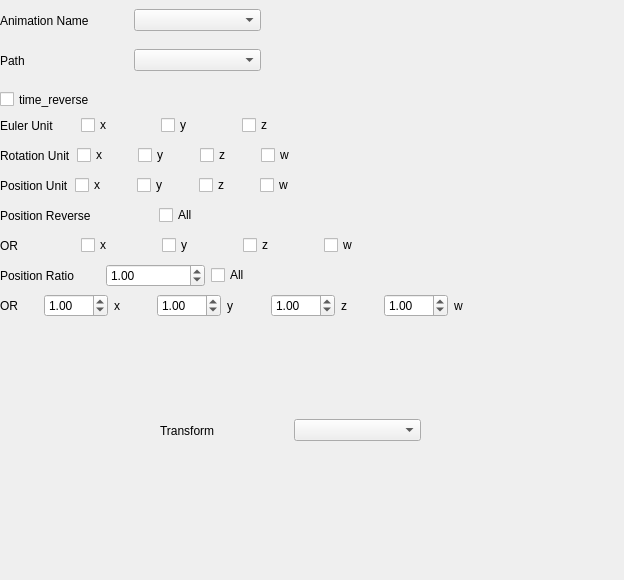
<?xml version="1.0" encoding="UTF-8"?>
<ui version="4.0">
 <class>Form</class>
 <widget class="QWidget" name="Form">
  <property name="geometry">
   <rect>
    <x>0</x>
    <y>0</y>
    <width>624</width>
    <height>580</height>
   </rect>
  </property>
  <property name="windowTitle">
   <string>Form</string>
  </property>
  <widget class="QWidget" name="control_widget" native="true">
   <property name="geometry">
    <rect>
     <x>0</x>
     <y>0</y>
     <width>541</width>
     <height>581</height>
    </rect>
   </property>
   <widget class="QWidget" name="horizontalLayoutWidget">
    <property name="geometry">
     <rect>
      <x>0</x>
      <y>0</y>
      <width>261</width>
      <height>41</height>
     </rect>
    </property>
    <layout class="QHBoxLayout" name="animation_name_layout">
     <item>
      <widget class="QLabel" name="label">
       <property name="text">
        <string>Animation Name</string>
       </property>
      </widget>
     </item>
     <item>
      <widget class="QComboBox" name="animation_name_combo"/>
     </item>
    </layout>
   </widget>
   <widget class="QWidget" name="horizontalLayoutWidget_2">
    <property name="geometry">
     <rect>
      <x>0</x>
      <y>40</y>
      <width>261</width>
      <height>41</height>
     </rect>
    </property>
    <layout class="QHBoxLayout" name="path_layout">
     <item>
      <widget class="QLabel" name="label_2">
       <property name="text">
        <string>Path</string>
       </property>
      </widget>
     </item>
     <item>
      <widget class="QComboBox" name="path_combo"/>
     </item>
    </layout>
   </widget>
   <widget class="QCheckBox" name="time_reverse_check">
    <property name="geometry">
     <rect>
      <x>0</x>
      <y>90</y>
      <width>261</width>
      <height>19</height>
     </rect>
    </property>
    <property name="text">
     <string>time_reverse</string>
    </property>
   </widget>
   <widget class="QWidget" name="horizontalLayoutWidget_3">
    <property name="geometry">
     <rect>
      <x>0</x>
      <y>110</y>
      <width>316</width>
      <height>31</height>
     </rect>
    </property>
    <layout class="QHBoxLayout" name="e_u_layout">
     <item>
      <widget class="QLabel" name="label_3">
       <property name="text">
        <string>Euler Unit</string>
       </property>
      </widget>
     </item>
     <item>
      <widget class="QCheckBox" name="e_u_x_check">
       <property name="text">
        <string>x</string>
       </property>
      </widget>
     </item>
     <item>
      <widget class="QCheckBox" name="e_u_y_check">
       <property name="text">
        <string>y</string>
       </property>
      </widget>
     </item>
     <item>
      <widget class="QCheckBox" name="e_u_z_check">
       <property name="text">
        <string>z</string>
       </property>
      </widget>
     </item>
    </layout>
   </widget>
   <widget class="QWidget" name="horizontalLayoutWidget_4">
    <property name="geometry">
     <rect>
      <x>0</x>
      <y>140</y>
      <width>316</width>
      <height>31</height>
     </rect>
    </property>
    <layout class="QHBoxLayout" name="r_u_layout">
     <item>
      <widget class="QLabel" name="label_4">
       <property name="text">
        <string>Rotation Unit</string>
       </property>
      </widget>
     </item>
     <item>
      <widget class="QCheckBox" name="r_u_x_check">
       <property name="text">
        <string>x</string>
       </property>
      </widget>
     </item>
     <item>
      <widget class="QCheckBox" name="r_u_y_check">
       <property name="text">
        <string>y</string>
       </property>
      </widget>
     </item>
     <item>
      <widget class="QCheckBox" name="r_u_z_check">
       <property name="text">
        <string>z</string>
       </property>
      </widget>
     </item>
     <item>
      <widget class="QCheckBox" name="r_u_w_check">
       <property name="text">
        <string>w</string>
       </property>
      </widget>
     </item>
    </layout>
   </widget>
   <widget class="QWidget" name="horizontalLayoutWidget_5">
    <property name="geometry">
     <rect>
      <x>0</x>
      <y>170</y>
      <width>316</width>
      <height>31</height>
     </rect>
    </property>
    <layout class="QHBoxLayout" name="p_u_layout">
     <item>
      <widget class="QLabel" name="label_5">
       <property name="text">
        <string>Position Unit</string>
       </property>
      </widget>
     </item>
     <item>
      <widget class="QCheckBox" name="p_u_x_check">
       <property name="text">
        <string>x</string>
       </property>
      </widget>
     </item>
     <item>
      <widget class="QCheckBox" name="p_u_y_check">
       <property name="text">
        <string>y</string>
       </property>
      </widget>
     </item>
     <item>
      <widget class="QCheckBox" name="p_u_z_check">
       <property name="text">
        <string>z</string>
       </property>
      </widget>
     </item>
     <item>
      <widget class="QCheckBox" name="p_u_w_check">
       <property name="text">
        <string>w</string>
       </property>
      </widget>
     </item>
    </layout>
   </widget>
   <widget class="QWidget" name="horizontalLayoutWidget_6">
    <property name="geometry">
     <rect>
      <x>0</x>
      <y>200</y>
      <width>311</width>
      <height>31</height>
     </rect>
    </property>
    <layout class="QHBoxLayout" name="p_re_all_layout">
     <item>
      <widget class="QLabel" name="label_6">
       <property name="text">
        <string>Position Reverse</string>
       </property>
      </widget>
     </item>
     <item>
      <widget class="QCheckBox" name="p_re_all_check">
       <property name="text">
        <string>All</string>
       </property>
      </widget>
     </item>
    </layout>
   </widget>
   <widget class="QWidget" name="horizontalLayoutWidget_7">
    <property name="geometry">
     <rect>
      <x>0</x>
      <y>230</y>
      <width>399</width>
      <height>31</height>
     </rect>
    </property>
    <layout class="QHBoxLayout" name="p_re_xyzw_layout">
     <item>
      <widget class="QLabel" name="label_7">
       <property name="text">
        <string>OR</string>
       </property>
      </widget>
     </item>
     <item>
      <widget class="QCheckBox" name="p_re_x_check_2">
       <property name="text">
        <string>x</string>
       </property>
      </widget>
     </item>
     <item>
      <widget class="QCheckBox" name="p_re_y_check_2">
       <property name="text">
        <string>y</string>
       </property>
      </widget>
     </item>
     <item>
      <widget class="QCheckBox" name="p_re_z_check_2">
       <property name="text">
        <string>z</string>
       </property>
      </widget>
     </item>
     <item>
      <widget class="QCheckBox" name="p_re_w_check_2">
       <property name="text">
        <string>w</string>
       </property>
      </widget>
     </item>
    </layout>
   </widget>
   <widget class="QWidget" name="horizontalLayoutWidget_8">
    <property name="geometry">
     <rect>
      <x>0</x>
      <y>290</y>
      <width>492</width>
      <height>31</height>
     </rect>
    </property>
    <layout class="QHBoxLayout" name="p_ra_xyzw_layout">
     <item>
      <widget class="QLabel" name="label_8">
       <property name="text">
        <string>OR</string>
       </property>
      </widget>
     </item>
     <item>
      <widget class="QDoubleSpinBox" name="p_ra_x_spin">
       <property name="maximum">
        <double>100.000000000000000</double>
       </property>
       <property name="singleStep">
        <double>0.001000000000000</double>
       </property>
       <property name="value">
        <double>1.000000000000000</double>
       </property>
      </widget>
     </item>
     <item>
      <widget class="QLabel" name="label_13">
       <property name="text">
        <string>x</string>
       </property>
      </widget>
     </item>
     <item>
      <widget class="QDoubleSpinBox" name="p_ra_y_spin">
       <property name="maximum">
        <double>100.000000000000000</double>
       </property>
       <property name="singleStep">
        <double>0.001000000000000</double>
       </property>
       <property name="value">
        <double>1.000000000000000</double>
       </property>
      </widget>
     </item>
     <item>
      <widget class="QLabel" name="label_12">
       <property name="text">
        <string>y</string>
       </property>
      </widget>
     </item>
     <item>
      <widget class="QDoubleSpinBox" name="p_ra_z_spin">
       <property name="maximum">
        <double>100.000000000000000</double>
       </property>
       <property name="singleStep">
        <double>0.001000000000000</double>
       </property>
       <property name="value">
        <double>1.000000000000000</double>
       </property>
      </widget>
     </item>
     <item>
      <widget class="QLabel" name="label_11">
       <property name="text">
        <string>z</string>
       </property>
      </widget>
     </item>
     <item>
      <widget class="QDoubleSpinBox" name="p_ra_w_spin">
       <property name="maximum">
        <double>100.000000000000000</double>
       </property>
       <property name="singleStep">
        <double>0.001000000000000</double>
       </property>
       <property name="value">
        <double>1.000000000000000</double>
       </property>
      </widget>
     </item>
     <item>
      <widget class="QLabel" name="label_10">
       <property name="text">
        <string>w</string>
       </property>
      </widget>
     </item>
    </layout>
   </widget>
   <widget class="QWidget" name="horizontalLayoutWidget_9">
    <property name="geometry">
     <rect>
      <x>0</x>
      <y>260</y>
      <width>311</width>
      <height>31</height>
     </rect>
    </property>
    <layout class="QHBoxLayout" name="p_ra_all_layout">
     <item>
      <widget class="QLabel" name="label_9">
       <property name="text">
        <string>Position Ratio</string>
       </property>
      </widget>
     </item>
     <item>
      <widget class="QDoubleSpinBox" name="p_ra_all_spin">
       <property name="maximum">
        <double>100.000000000000000</double>
       </property>
       <property name="singleStep">
        <double>0.001000000000000</double>
       </property>
       <property name="value">
        <double>1.000000000000000</double>
       </property>
      </widget>
     </item>
     <item>
      <widget class="QCheckBox" name="p_ra_all_check">
       <property name="text">
        <string>All</string>
       </property>
      </widget>
     </item>
    </layout>
   </widget>
   <widget class="QWidget" name="horizontalLayoutWidget_10">
    <property name="geometry">
     <rect>
      <x>160</x>
      <y>410</y>
      <width>261</width>
      <height>41</height>
     </rect>
    </property>
    <layout class="QHBoxLayout" name="transform_layout">
     <item>
      <widget class="QLabel" name="label_14">
       <property name="text">
        <string>Transform</string>
       </property>
      </widget>
     </item>
     <item>
      <widget class="QComboBox" name="transform_combo"/>
     </item>
    </layout>
   </widget>
  </widget>
 </widget>
 <resources/>
 <connections/>
</ui>
